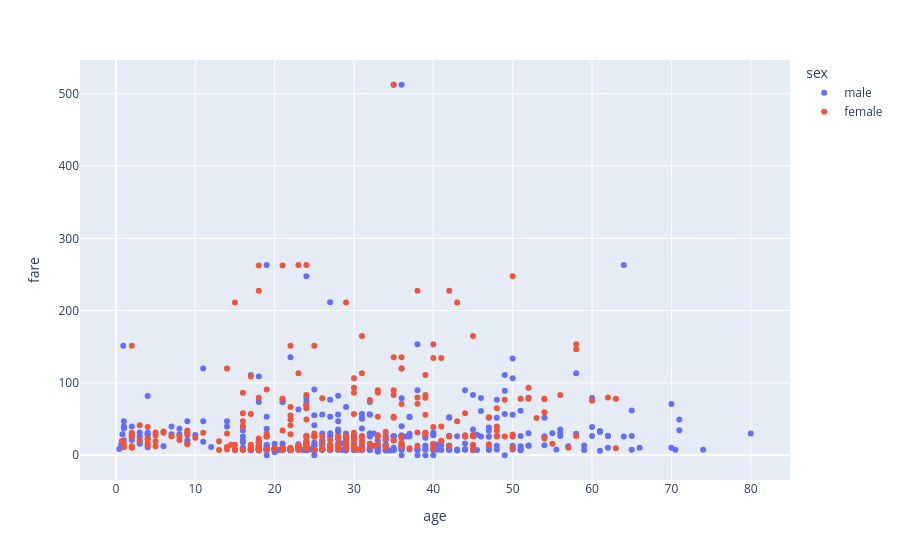

Notebook cell for this chart:
### Code cell
# now i am going to plot the deals of the titanic journy in an interective way
fig=px.scatter(df, x='age', y='fare', color='sex')
fig.show()

### Figure 1 — Plotly figure (JSON) as saved in the notebook; plotly's stock layout.template omitted (floating-point values rounded to 4 significant figures; data arrays with more than 128 entries replaced by an {"elided": "..."} marker saying what was removed)
{"data": [{"hovertemplate": "sex=male<br>age=%{x}<br>fare=%{y}<extra></extra>", "legendgroup": "male", "marker": {"color": "#636efa", "symbol": "circle"}, "mode": "markers", "name": "male", "orientation": "v", "showlegend": true, "type": "scatter", "x": {"elided": "577 float values"}, "xaxis": "x", "y": {"elided": "577 float values"}, "yaxis": "y"}, {"hovertemplate": "sex=female<br>age=%{x}<br>fare=%{y}<extra></extra>", "legendgroup": "female", "marker": {"color": "#EF553B", "symbol": "circle"}, "mode": "markers", "name": "female", "orientation": "v", "showlegend": true, "type": "scatter", "x": {"elided": "314 float values"}, "xaxis": "x", "y": {"elided": "314 float values"}, "yaxis": "y"}], "layout": {"legend": {"title": {"text": "sex"}, "tracegroupgap": 0}, "margin": {"t": 60}, "xaxis": {"anchor": "y", "domain": [0, 1], "title": {"text": "age"}}, "yaxis": {"anchor": "x", "domain": [0, 1], "title": {"text": "fare"}}}}
